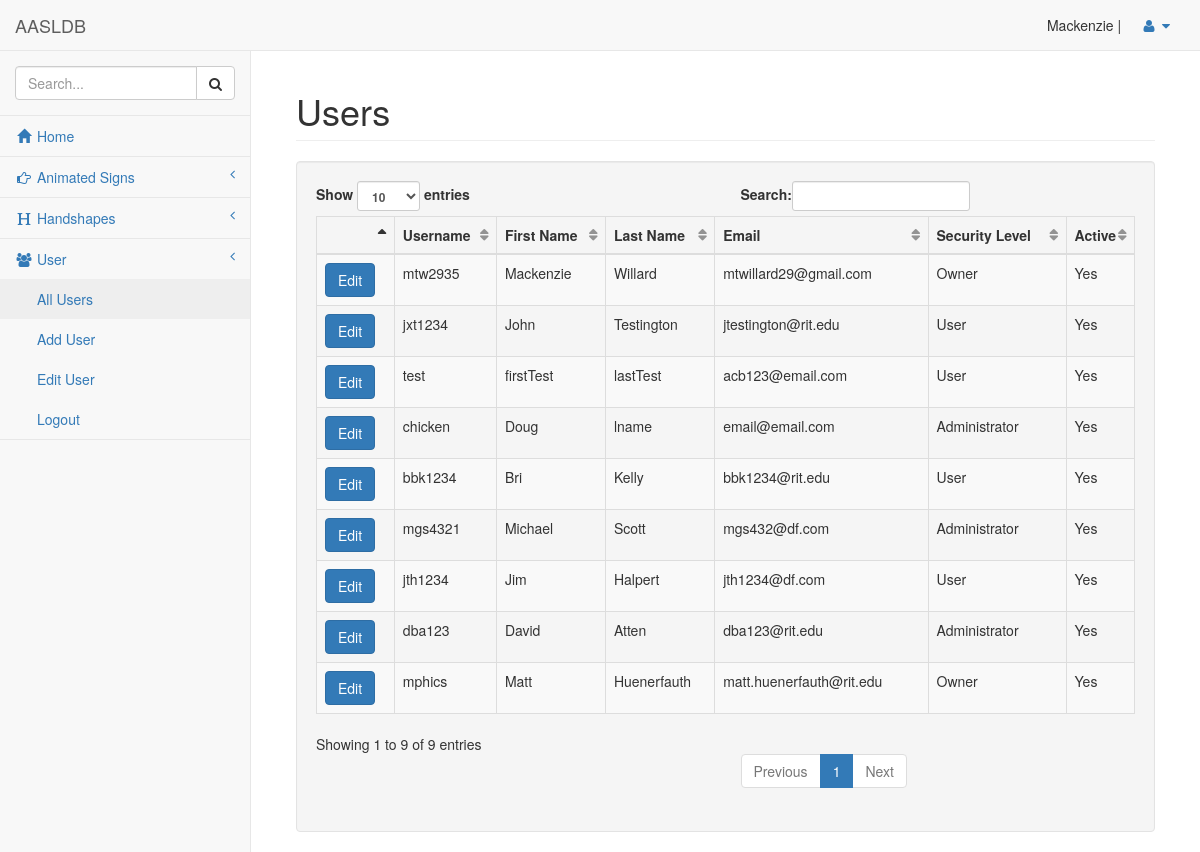
/pages/users.php (signed in), run on the app's committed database.
### tables this page shows
CREATE TABLE `users` (
  `id` int(11) NOT NULL COMMENT 'Unique identifier for all users',
  `username` varchar(10) NOT NULL,
  `password` varbinary(20) NOT NULL COMMENT 'Password is encrypted with AES',
  `security_level` int(11) NOT NULL COMMENT '2 = Admin 1 = user',
  `first_name` char(20) NOT NULL,
  `last_name` char(20) NOT NULL,
  `active` int(11) NOT NULL COMMENT '0 = Inactive 1 = Active',
  `email` varchar(50) NOT NULL
);

### function/getUsers.php (called while the page is built, shortened)
<?php
function getUsers() {
    require '../classes/usersClass.php';
    $users = array();
    include '../include/connection_open.inc.php';
    $sql = "SELECT id,username,password,security_level,first_name,last_name,active,email"
            . " FROM users";
    $result = $conn->query($sql);
    while ($row = $result->fetch_assoc()) {
        $user = new users($row["id"], $row["username"], $row["password"], $row["security_level"], $row["first_name"], $row["last_name"], $row["active"], $row["email"]);
        array_push($users, $user);
    }
    return $users;
}

### classes/usersClass.php (called while the page is built, shortened)
<?php
class users {
    protected $_id;
    protected $_username;
    protected $_security_level;
    protected $_first_name;
    protected $_last_name;
    protected $_active;
    protected $_email;
    public function __construct8($id, $username, $password, $security_level, $first_name, $last_name, $active, $email) {
        $this->_id = $id;
        $this->_username = $username;
        $this->_security_level = $security_level;
        $this->_first_name = $first_name;
        $this->_last_name = $last_name;
        $this->_active = $active;
        $this->_email = $email;
    }
    public function getId() {
        return $this->_id;
    }
    public function getUsername() {
        return $this->_username;
    }
    public function getSecurity_level() {
        return $this->_security_level;
    }
    public function getFirst_name() {
        return $this->_first_name;
    }
    public function getLast_name() {
        return $this->_last_name;
    }
    public function getActive() {
        return $this->_active;
    }
    public function getEmail() {
        return $this->_email;
    }
}

### function/util.php (called while the page is built, shortened)
<?php
function activeTextConvert($act){
    if($act == 1){
        $text = "Yes";
    }else{
        $text = "No";
    }
    return $text;
}
function userTextConsert($user){
    if($user == 1){
        $text = 'User';
    }elseif ($user == 2) {
        $text = 'Administrator';
    }elseif ($user == 3) {
        $text = 'Owner';
    }
    return $text;
}

### pages/users.php (the view, shortened to what this page needs)
<?php include '../include/header.inc.php'; ?>
<?php include '../function/getUsers.php'; ?>
<?php include '../function/util.php'; ?>
<div id="wrapper">
    <?php include '../include/navigation.inc.php'; ?>
    <div id="page-wrapper">
        <div class="container-fluid">
            <div class="row">
                <div class="col-lg-12">
                    <h1 class="page-header">Users</h1>
                </div>
            </div>
            <div class="row">
                <div class="col-lg-12">
                    <div class="well">
                        <table width="100%" class="table table-striped table-bordered table-hover" id="user-table">
                            <thead>
                                <tr>
                                    <th></th>
                                    <th>Username</th>
                                    <th>First Name</th>
                                    <th>Last Name</th>
                                    <th>Email</th>
                                    <th>Security Level</th>
                                    <th>Active</th>
                                </tr>
                            </thead>
                            <tbody>
                                <?php
                                $u = getUsers();
                                foreach ($u as $printUser) {
                                    $count = 1;
                                    if ($count % 2 != 0) {
                                        echo '<tr class="odd">';
                                    } else {
                                        echo '<tr class="even">';
                                    }
                                    echo '<td><button onclick="editUser(' . $printUser->getId() . ')" type="button" class="btn btn-primary">Edit</button></td>';
                                    echo '<td>' . $printUser->getUsername() . '</td>';
                                    echo '<td>' . $printUser->getFirst_name() . '</td>';
                                    echo '<td>' . $printUser->getLast_name() . '</td>';
                                    echo '<td>' . $printUser->getEmail() . '</td>';
                                    echo '<td>' . userTextConsert($printUser->getSecurity_level()) . '</td>';
                                    echo '<td>' . activeTextConvert($printUser->getActive()) . '</td>';
                                    echo '</tr>';
                                }
                                ?>
                            </tbody>
                        </table>
                    </div>
                </div>
            </div>
        </div>
    </div>
</div>
<?php include '../include/footer.inc.php'; ?>

### include/header.inc.php (shortened to what this page needs)
<!DOCTYPE html>
<html lang="en">
<head>
    <link href="../vendor/bootstrap/css/bootstrap.min.css" rel="stylesheet">
    <link href="../vendor/metisMenu/metisMenu.min.css" rel="stylesheet">
    <link href="../dist/css/sb-admin-2.css" rel="stylesheet">
    <link href="../vendor/font-awesome/css/font-awesome.min.css" rel="stylesheet" type="text/css">
    <link href="../css/custom.css" rel="stylesheet" type="text/css"/>
</head>
<body>

### include/navigation.inc.php (shortened to what this page needs)
<nav class="navbar navbar-default navbar-static-top" role="navigation" style="margin-bottom: 0">
    <div class="navbar-header">
        <a class="navbar-brand" href="index.php">AASLDB</a>
    </div>
    <ul class="nav navbar-top-links navbar-right">
        <li>
            <?php
            try {
                $un = $_SESSION["userName"];
            } catch (Exception $e) {
                $un = "";
            }
            if ($un == "") {
                echo "Guest ";
            } else {
                $secLevel = $_SESSION["secLevel"];
                echo $_SESSION["firstName"] . " " . $_SESSION["lastName"] . " ";
            }
            ?>|
        </li>
        <li class="dropdown">
            <a class="dropdown-toggle" data-toggle="dropdown" href="#">
                <i class="fa fa-user fa-fw"></i> <i class="fa fa-caret-down"></i>
            </a>
        </li>
    </ul>
    <div class="navbar-default sidebar" role="navigation">
        <div class="sidebar-nav navbar-collapse">
            <ul class="nav" id="side-menu">
                <li class="sidebar-search">
                    <div class="input-group custom-search-form">
                        <input type="text" class="form-control" placeholder="Search...">
                        <span class="input-group-btn">
                            <button class="btn btn-default" type="button">
                                <i class="fa fa-search"></i>
                            </button>
                        </span>
                    </div>
                </li>
                <li>
                    <a href="./index.php"><i class="glyphicon glyphicon-home fa-fw"></i> Home</a>
                </li>
                <?php
                if ($un == "") {
                    include '../include/userNavGuest.inc.php';
                } else {
                    include '../include/signNavUser.inc.php';
                    include '../include/handshapeNavUser.inc.php';
                    include '../include/userNavUser.inc.php';
                }
                ?>
            </ul>
        </div>
    </div>
</nav>

### include/signNavUser.inc.php (shortened to what this page needs)
<li>
    <a href="#"><i class="fa fa-hand-o-right fa-fw"></i> Animated Signs<span class="fa arrow"></span></a>
</li>

### include/handshapeNavUser.inc.php (shortened to what this page needs)
<li>
    <a href="#"><i class="fa fa-header fa-fw"></i> Handshapes<span class="fa arrow"></span></a>
</li>

### include/userNavUser.inc.php
<li>
    <a href="#"><i class="fa fa-users fa-fw"></i> User<span class="fa arrow"></span></a>
    <ul class="nav nav-second-level">
        <?php
            if($secLevel >=2){
                echo '<li>';
                echo '<a href="../pages/users.php">All Users</a>';
                echo '</li>';
                echo '<li>';
                echo '<a href="../pages/user.php?type=1">Add User</a>';
                echo '</li>';
            }
        ?>
        <li>
            <a href="../pages/user.php?type=2">Edit User</a>
        </li>
        <li>
            <a  href="../classes/logout.php"> Logout</a>
        </li>
    </ul>
</li>

### include/footer.inc.php
</body>
</html>

### data on the page
users: username "mtw2935", first_name "Mackenzie", last_name "Willard", email "mtwillard29@gmail.com", security_level "Owner", active "Yes"
users: username "jxt1234", first_name "John", last_name "Testington", email "jtestington@rit.edu", security_level "User", active "Yes"
users: username "test", first_name "firstTest", last_name "lastTest", email "acb123@email.com", security_level "User", active "Yes"
users: username "chicken", first_name "Doug", last_name "lname", email "email@email.com", security_level "Administrator", active "Yes"
users: username "bbk1234", first_name "Bri", last_name "Kelly", email "bbk1234@rit.edu", security_level "User", active "Yes"
users: username "mgs4321", first_name "Michael", last_name "Scott", email "mgs432@df.com", security_level "Administrator", active "Yes"
users: username "jth1234", first_name "Jim", last_name "Halpert", email "jth1234@df.com", security_level "User", active "Yes"
users: username "dba123", first_name "David", last_name "Atten", email "dba123@rit.edu", security_level "Administrator", active "Yes"
users: username "mphics", first_name "Matt", last_name "Huenerfauth", email "matt.huenerfauth@rit.edu", security_level "Owner", active "Yes"

### other printed values
$_SESSION["firstName"] "Mackenzie"
